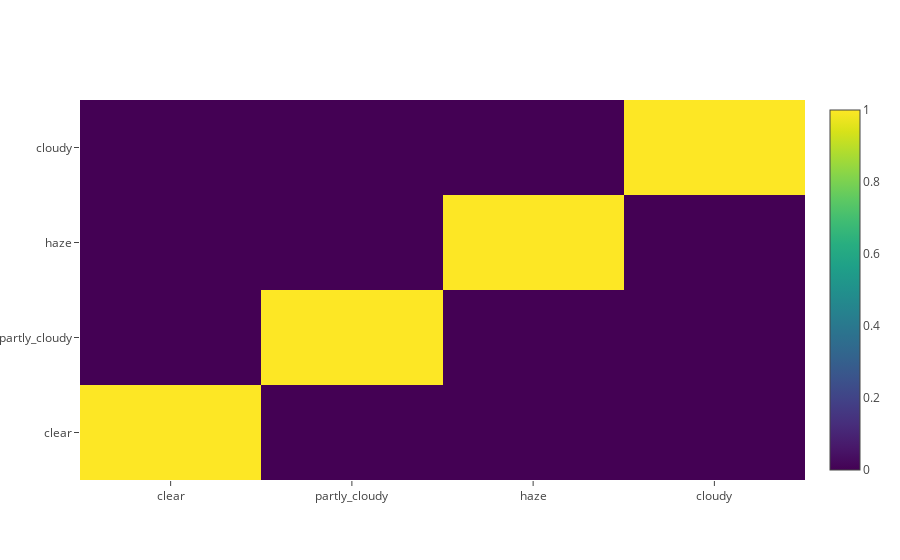

Notebook cell for this chart:
### Code cell
weather_labels = ['clear', 'partly_cloudy', 'haze', 'cloudy']
make_coocurence_matrix(weather_labels)

### Figure 1 — Plotly figure (JSON) as saved in the notebook; plotly's stock layout.template omitted (floating-point values rounded to 4 significant figures)
{"data": [{"colorscale": "Viridis", "type": "heatmap", "x": ["clear", "partly_cloudy", "haze", "cloudy"], "y": ["clear", "partly_cloudy", "haze", "cloudy"], "z": [[1, 0, 0, 0], [0, 1, 0, 0], [0, 0, 1, 0], [0, 0, 0, 1]]}], "layout": {}}
